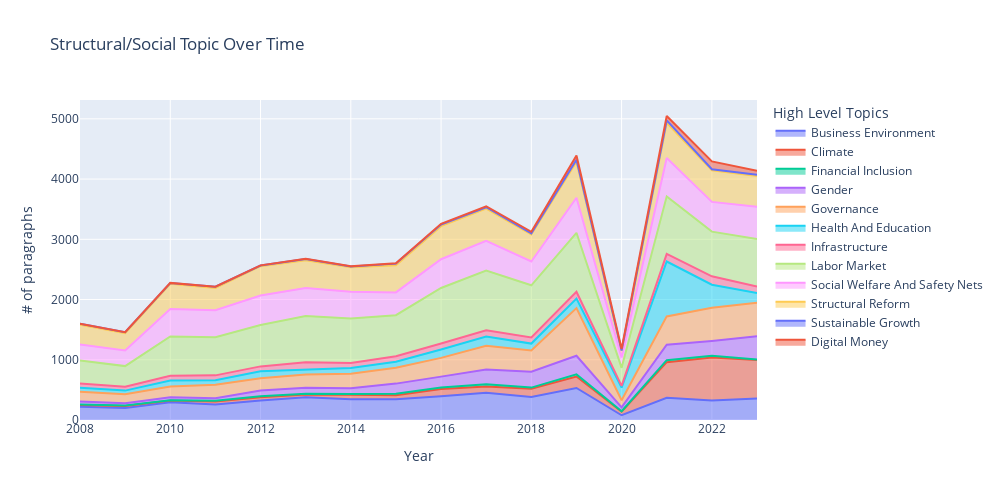

Here is the notebook cell this chart was saved with:
### Code cell
fig = px.area(collapsed_df, 
              x="Year", 
              y="File_Name", 
              color="level_1", 
              line_group="level_1",
              height=500,
              width=1000,
              title='Structural/Social Topic Over Time',
              )
fig.update_layout(legend=dict(
                            title=dict(
                                text='High Level Topics',
                                font=dict(size=14)  # Optional: set the font size
                            ),),
                    yaxis_title='# of paragraphs'
    
                    )

### Figure 1 — Plotly figure (JSON) as saved in the notebook; plotly's stock layout.template omitted (floating-point values rounded to 4 significant figures)
{"data": [{"fillpattern": {"shape": ""}, "hovertemplate": "level_1=Business Environment<br>Year=%{x}<br>File_Name=%{y}<extra></extra>", "legendgroup": "Business Environment", "line": {"color": "#636efa"}, "marker": {"symbol": "circle"}, "mode": "lines", "name": "Business Environment", "orientation": "v", "showlegend": true, "stackgroup": "1", "type": "scatter", "x": [2008, 2009, 2010, 2011, 2012, 2013, 2014, 2015, 2016, 2017, 2018, 2019, 2020, 2021, 2022, 2023], "xaxis": "x", "y": [221, 198, 293, 258, 323, 379, 343, 344, 395, 453, 382, 532, 79, 368, 324, 356], "yaxis": "y"}, {"fillpattern": {"shape": ""}, "hovertemplate": "level_1=Climate<br>Year=%{x}<br>File_Name=%{y}<extra></extra>", "legendgroup": "Climate", "line": {"color": "#EF553B"}, "marker": {"symbol": "circle"}, "mode": "lines", "name": "Climate", "orientation": "v", "showlegend": true, "stackgroup": "1", "type": "scatter", "x": [2008, 2009, 2010, 2011, 2012, 2013, 2014, 2015, 2016, 2017, 2018, 2019, 2020, 2021, 2022, 2023], "xaxis": "x", "y": [29, 35, 29, 49, 54, 45, 75, 65, 119, 105, 136, 189, 59, 592, 714, 640], "yaxis": "y"}, {"fillpattern": {"shape": ""}, "hovertemplate": "level_1=Financial Inclusion<br>Year=%{x}<br>File_Name=%{y}<extra></extra>", "legendgroup": "Financial Inclusion", "line": {"color": "#00cc96"}, "marker": {"symbol": "circle"}, "mode": "lines", "name": "Financial Inclusion", "orientation": "v", "showlegend": true, "stackgroup": "1", "type": "scatter", "x": [2008, 2009, 2010, 2011, 2012, 2013, 2014, 2015, 2016, 2017, 2018, 2019, 2020, 2021, 2022, 2023], "xaxis": "x", "y": [7, 8, 7, 11, 19, 12, 15, 27, 26, 37, 20, 36, 7, 34, 30, 10], "yaxis": "y"}, {"fillpattern": {"shape": ""}, "hovertemplate": "level_1=Gender<br>Year=%{x}<br>File_Name=%{y}<extra></extra>", "legendgroup": "Gender", "line": {"color": "#ab63fa"}, "marker": {"symbol": "circle"}, "mode": "lines", "name": "Gender", "orientation": "v", "showlegend": true, "stackgroup": "1", "type": "scatter", "x": [2008, 2009, 2010, 2011, 2012, 2013, 2014, 2015, 2016, 2017, 2018, 2019, 2020, 2021, 2022, 2023], "xaxis": "x", "y": [49, 38, 48, 44, 94, 99, 96, 168, 180, 244, 264, 310, 64, 256, 245, 384], "yaxis": "y"}, {"fillpattern": {"shape": ""}, "hovertemplate": "level_1=Governance<br>Year=%{x}<br>File_Name=%{y}<extra></extra>", "legendgroup": "Governance", "line": {"color": "#FFA15A"}, "marker": {"symbol": "circle"}, "mode": "lines", "name": "Governance", "orientation": "v", "showlegend": true, "stackgroup": "1", "type": "scatter", "x": [2008, 2009, 2010, 2011, 2012, 2013, 2014, 2015, 2016, 2017, 2018, 2019, 2020, 2021, 2022, 2023], "xaxis": "x", "y": [162, 147, 178, 223, 204, 221, 237, 262, 311, 393, 352, 791, 118, 470, 551, 557], "yaxis": "y"}, {"fillpattern": {"shape": ""}, "hovertemplate": "level_1=Health And Education<br>Year=%{x}<br>File_Name=%{y}<extra></extra>", "legendgroup": "Health And Education", "line": {"color": "#19d3f3"}, "marker": {"symbol": "circle"}, "mode": "lines", "name": "Health And Education", "orientation": "v", "showlegend": true, "stackgroup": "1", "type": "scatter", "x": [2008, 2009, 2010, 2011, 2012, 2013, 2014, 2015, 2016, 2017, 2018, 2019, 2020, 2021, 2022, 2023], "xaxis": "x", "y": [66, 62, 99, 76, 114, 85, 96, 102, 139, 153, 115, 158, 210, 911, 382, 161], "yaxis": "y"}, {"fillpattern": {"shape": ""}, "hovertemplate": "level_1=Infrastructure<br>Year=%{x}<br>File_Name=%{y}<extra></extra>", "legendgroup": "Infrastructure", "line": {"color": "#FF6692"}, "marker": {"symbol": "circle"}, "mode": "lines", "name": "Infrastructure", "orientation": "v", "showlegend": true, "stackgroup": "1", "type": "scatter", "x": [2008, 2009, 2010, 2011, 2012, 2013, 2014, 2015, 2016, 2017, 2018, 2019, 2020, 2021, 2022, 2023], "xaxis": "x", "y": [71, 65, 80, 80, 82, 116, 84, 92, 101, 106, 100, 112, 30, 126, 139, 110], "yaxis": "y"}, {"fillpattern": {"shape": ""}, "hovertemplate": "level_1=Labor Market<br>Year=%{x}<br>File_Name=%{y}<extra></extra>", "legendgroup": "Labor Market", "line": {"color": "#B6E880"}, "marker": {"symbol": "circle"}, "mode": "lines", "name": "Labor Market", "orientation": "v", "showlegend": true, "stackgroup": "1", "type": "scatter", "x": [2008, 2009, 2010, 2011, 2012, 2013, 2014, 2015, 2016, 2017, 2018, 2019, 2020, 2021, 2022, 2023], "xaxis": "x", "y": [385, 342, 653, 632, 687, 769, 739, 680, 921, 989, 867, 980, 299, 956, 742, 786], "yaxis": "y"}, {"fillpattern": {"shape": ""}, "hovertemplate": "level_1=Social Welfare And Safety Nets<br>Year=%{x}<br>File_Name=%{y}<extra></extra>", "legendgroup": "Social Welfare And Safety Nets", "line": {"color": "#FF97FF"}, "marker": {"symbol": "circle"}, "mode": "lines", "name": "Social Welfare And Safety Nets", "orientation": "v", "showlegend": true, "stackgroup": "1", "type": "scatter", "x": [2008, 2009, 2010, 2011, 2012, 2013, 2014, 2015, 2016, 2017, 2018, 2019, 2020, 2021, 2022, 2023], "xaxis": "x", "y": [263, 258, 456, 451, 489, 466, 445, 378, 477, 494, 396, 582, 171, 636, 494, 536], "yaxis": "y"}, {"fillpattern": {"shape": ""}, "hovertemplate": "level_1=Structural Reform<br>Year=%{x}<br>File_Name=%{y}<extra></extra>", "legendgroup": "Structural Reform", "line": {"color": "#FECB52"}, "marker": {"symbol": "circle"}, "mode": "lines", "name": "Structural Reform", "orientation": "v", "showlegend": true, "stackgroup": "1", "type": "scatter", "x": [2008, 2009, 2010, 2011, 2012, 2013, 2014, 2015, 2016, 2017, 2018, 2019, 2020, 2021, 2022, 2023], "xaxis": "x", "y": [329, 287, 419, 367, 487, 461, 404, 449, 549, 535, 450, 596, 115, 587, 525, 509], "yaxis": "y"}, {"fillpattern": {"shape": ""}, "hovertemplate": "level_1=Sustainable Growth<br>Year=%{x}<br>File_Name=%{y}<extra></extra>", "legendgroup": "Sustainable Growth", "line": {"color": "#636efa"}, "marker": {"symbol": "circle"}, "mode": "lines", "name": "Sustainable Growth", "orientation": "v", "showlegend": true, "stackgroup": "1", "type": "scatter", "x": [2008, 2009, 2010, 2011, 2012, 2013, 2014, 2015, 2016, 2017, 2018, 2019, 2020, 2021, 2022, 2023], "xaxis": "x", "y": [16, 17, 12, 22, 12, 18, 16, 29, 27, 23, 18, 36, 2, 38, 17, 24], "yaxis": "y"}, {"fillpattern": {"shape": ""}, "hovertemplate": "level_1=Digital Money<br>Year=%{x}<br>File_Name=%{y}<extra></extra>", "legendgroup": "Digital Money", "line": {"color": "#EF553B"}, "marker": {"symbol": "circle"}, "mode": "lines", "name": "Digital Money", "orientation": "v", "showlegend": true, "stackgroup": "1", "type": "scatter", "x": [2010, 2012, 2013, 2014, 2015, 2016, 2017, 2018, 2019, 2020, 2021, 2022, 2023], "xaxis": "x", "y": [2, 2, 6, 1, 5, 12, 17, 25, 70, 26, 73, 130, 64], "yaxis": "y"}], "layout": {"height": 500, "legend": {"title": {"font": {"size": 14}, "text": "High Level Topics"}, "tracegroupgap": 0}, "title": {"text": "Structural/Social Topic Over Time"}, "width": 1000, "xaxis": {"anchor": "y", "domain": [0, 1], "title": {"text": "Year"}}, "yaxis": {"anchor": "x", "domain": [0, 1], "title": {"text": "# of paragraphs"}}}}
